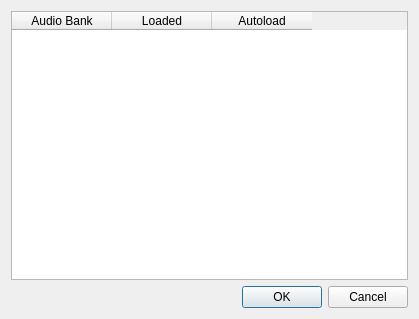
<?xml version="1.0" encoding="UTF-8"?>
<ui version="4.0">
 <class>AudioProperties</class>
 <widget class="QDialog" name="AudioProperties">
  <property name="geometry">
   <rect>
    <x>0</x>
    <y>0</y>
    <width>419</width>
    <height>319</height>
   </rect>
  </property>
  <property name="font">
   <font>
    <family>Segoe UI</family>
   </font>
  </property>
  <property name="windowTitle">
   <string>Dialog</string>
  </property>
  <layout class="QGridLayout" name="gridLayout_2">
   <item row="0" column="0">
    <layout class="QGridLayout" name="gridLayout">
     <item row="0" column="0">
      <widget class="QTableWidget" name="tableWidget">
       <property name="editTriggers">
        <set>QAbstractItemView::NoEditTriggers</set>
       </property>
       <property name="selectionMode">
        <enum>QAbstractItemView::NoSelection</enum>
       </property>
       <property name="columnCount">
        <number>3</number>
       </property>
       <attribute name="verticalHeaderVisible">
        <bool>false</bool>
       </attribute>
       <column>
        <property name="text">
         <string>Audio Bank</string>
        </property>
       </column>
       <column>
        <property name="text">
         <string>Loaded</string>
        </property>
       </column>
       <column>
        <property name="text">
         <string>Autoload</string>
        </property>
       </column>
      </widget>
     </item>
    </layout>
   </item>
   <item row="1" column="0">
    <widget class="QDialogButtonBox" name="buttonBox">
     <property name="orientation">
      <enum>Qt::Horizontal</enum>
     </property>
     <property name="standardButtons">
      <set>QDialogButtonBox::Cancel|QDialogButtonBox::Ok</set>
     </property>
    </widget>
   </item>
  </layout>
 </widget>
 <resources/>
 <connections>
  <connection>
   <sender>buttonBox</sender>
   <signal>accepted()</signal>
   <receiver>AudioProperties</receiver>
   <slot>accept()</slot>
   <hints>
    <hint type="sourcelabel">
     <x>248</x>
     <y>254</y>
    </hint>
    <hint type="destinationlabel">
     <x>157</x>
     <y>274</y>
    </hint>
   </hints>
  </connection>
  <connection>
   <sender>buttonBox</sender>
   <signal>rejected()</signal>
   <receiver>AudioProperties</receiver>
   <slot>reject()</slot>
   <hints>
    <hint type="sourcelabel">
     <x>316</x>
     <y>260</y>
    </hint>
    <hint type="destinationlabel">
     <x>286</x>
     <y>274</y>
    </hint>
   </hints>
  </connection>
 </connections>
</ui>
